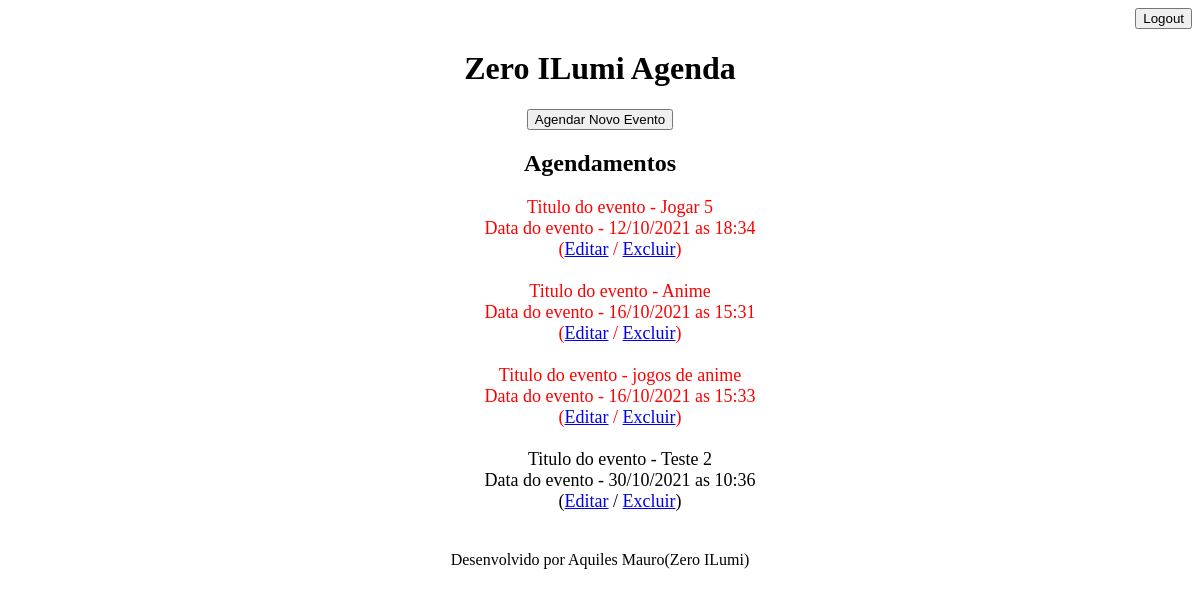
The page /agenda/ (signed in) on the database as committed earlier.
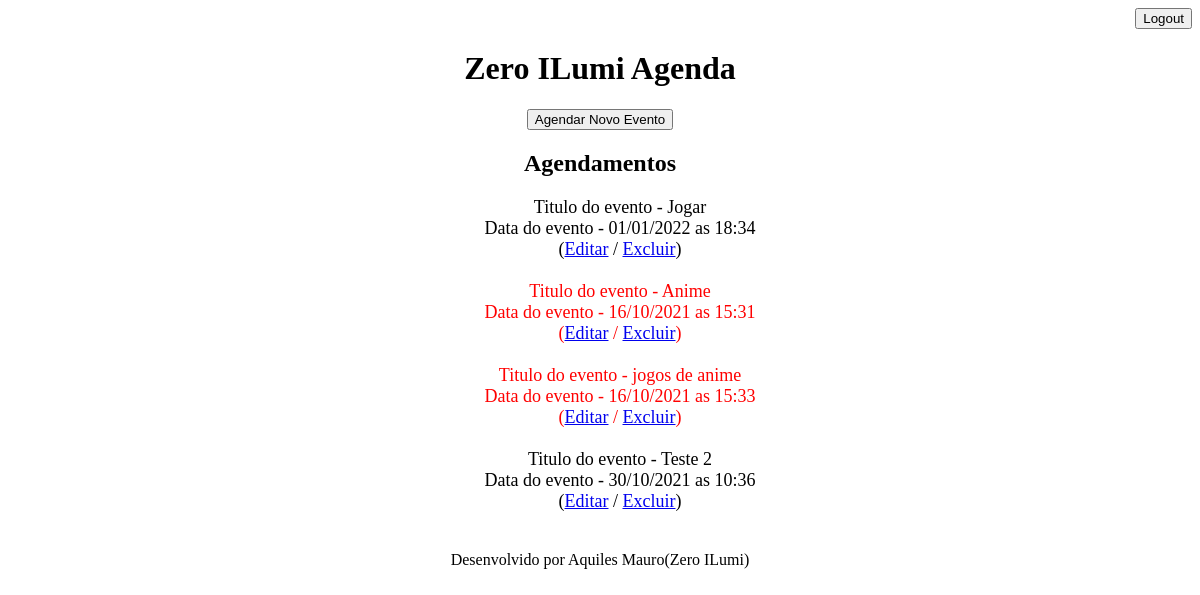
The same page on the database as committed later.
### zero_ilumi_agenda_core/models.py (models this page shows, shortened)
class Evento_Agendado(models.Model):
    usuario = models.ForeignKey(User, on_delete=models.CASCADE)
    titulo_do_evento_agendado = models.CharField(max_length=100,
                                                 verbose_name="Titulo")
    decricao_do_evento_agendado = models.TextField(blank=True,
                                                   null=True,
                                                   verbose_name="Descrição")
    data_do_evento_agendado = models.DateTimeField(verbose_name="Data do Evento")
    data_da_criacao_do_evento_agendado = models.DateTimeField(auto_now=True,
                                                              verbose_name="Data de Criação")
    local_do_evento_agenda = models.CharField(max_length=100,
                                              verbose_name="Local do Evento",
                                              blank=True,
                                              null=True)
    class Meta:
        db_table = "Eventos Agendados"
    def get_data_do_evento_agendado(self):
        return self.data_do_evento_agendado.strftime('%d/%m/%Y as %H:%M')
    def get_evento_atrasado(self):
        if self.data_do_evento_agendado < datetime.now():
            return True
        else:
            return False

### zero_ilumi_agenda_core/views.py (the view)
# urls.py: path('agenda/', views.listar_eventos_agendados),
@login_required(login_url='/login/')
def listar_eventos_agendados(request):
    usuario = request.user
    data_atual = datetime.now() - timedelta(hours=1)
    eventos_do_usuario = Evento_Agendado.objects.filter(usuario=usuario)
    dados = {'eventos': eventos_do_usuario}
    return render(request, 'zero_ilumi_agenda.html', dados)

### templates/zero_ilumi_agenda.html
{% extends "model_page.html" %}
{% block content %}
    <div align="center" style="list-style-position: inside">
        <a href="evento/">
            <button type="button">Agendar Novo Evento</button>
        </a>
        <h2>Agendamentos</h2>
        <ul style="font-size: 18px;
                   list-style-type: none">
            {% for evento in eventos %}
                <li>
                    <div style= {% if evento.get_evento_atrasado %}
                                "color:red"
                                {%  endif %}>
                        Titulo do evento - {{ evento.titulo_do_evento_agendado}}
                        <br>
                        Data do evento - {{ evento.get_data_do_evento_agendado}}
                        <br>
                        (<a href="evento/?id={{ evento.id}}">Editar</a> /
                         <a href="evento/delete/{{ evento.id }}/">Excluir</a>)
                        <br>
                        <br>
                    </div>
                </li>
            {% endfor %}
        </ul>
    </div>
{% endblock %}

Rows that differ between the two databases and show on the page:
changed Evento_Agendado: data_do_evento_agendado "2021-10-12 18:34:00" → "2022-01-01 18:34:00" (drawn); titulo_do_evento_agendado "Jogar 5" → "Jogar"; get_data_do_evento_agendado "12/10/2021 as 18:34" → "01/01/2022 as 18:34"
